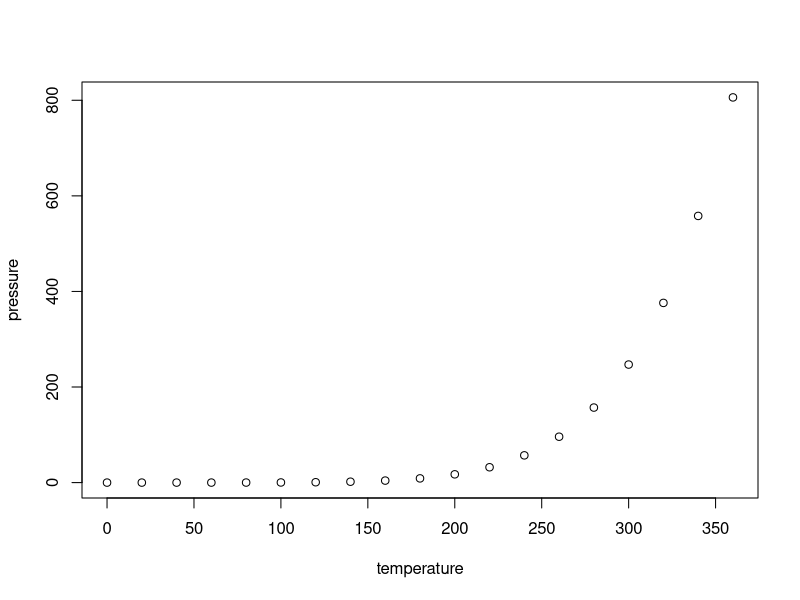
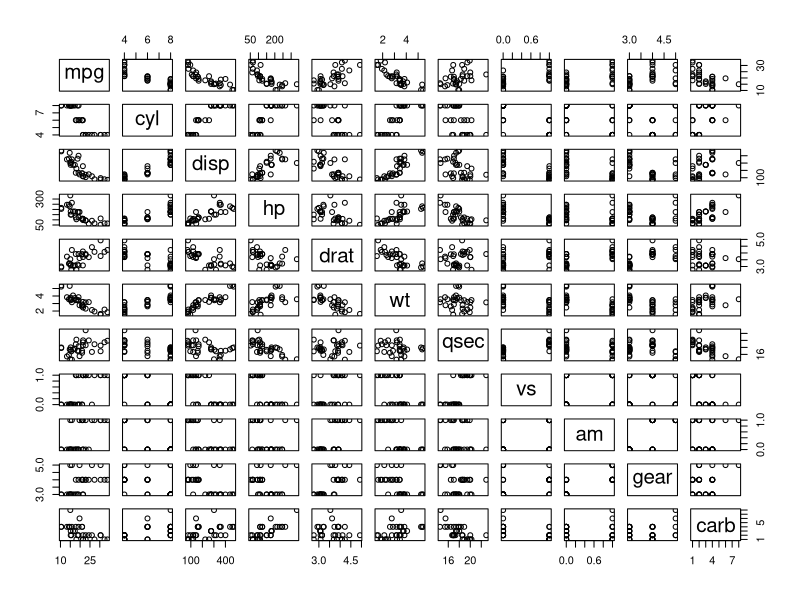
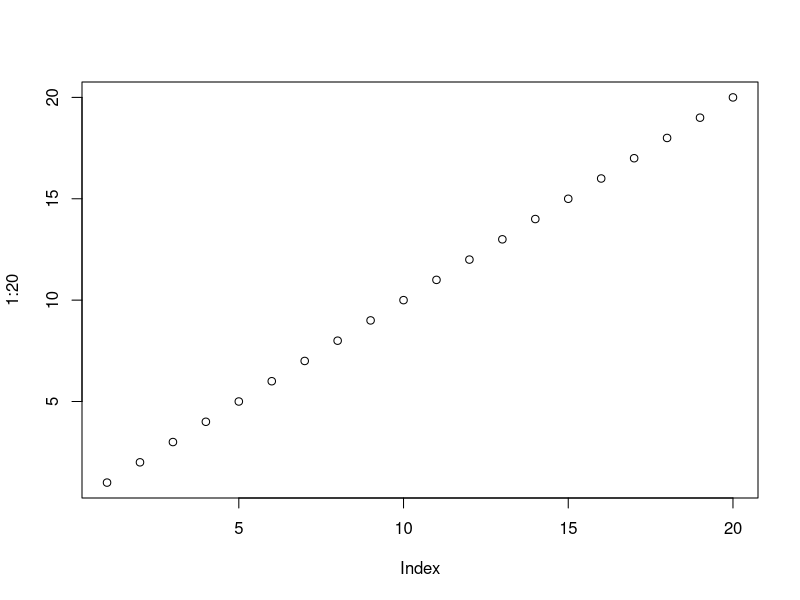

Reproduce these figures in R, in order.
## ---- chunk 1
knitr::opts_chunk$set(echo = TRUE)
## ---- chunk 2
summary(cars)
## ---- chunk 3
plot(pressure)
## ---- chunk 4
plot(mtcars)
## ---- chunk 5
print("Hello, Can you please mention your name")
## ---- chunk 6
plot(1:20)
